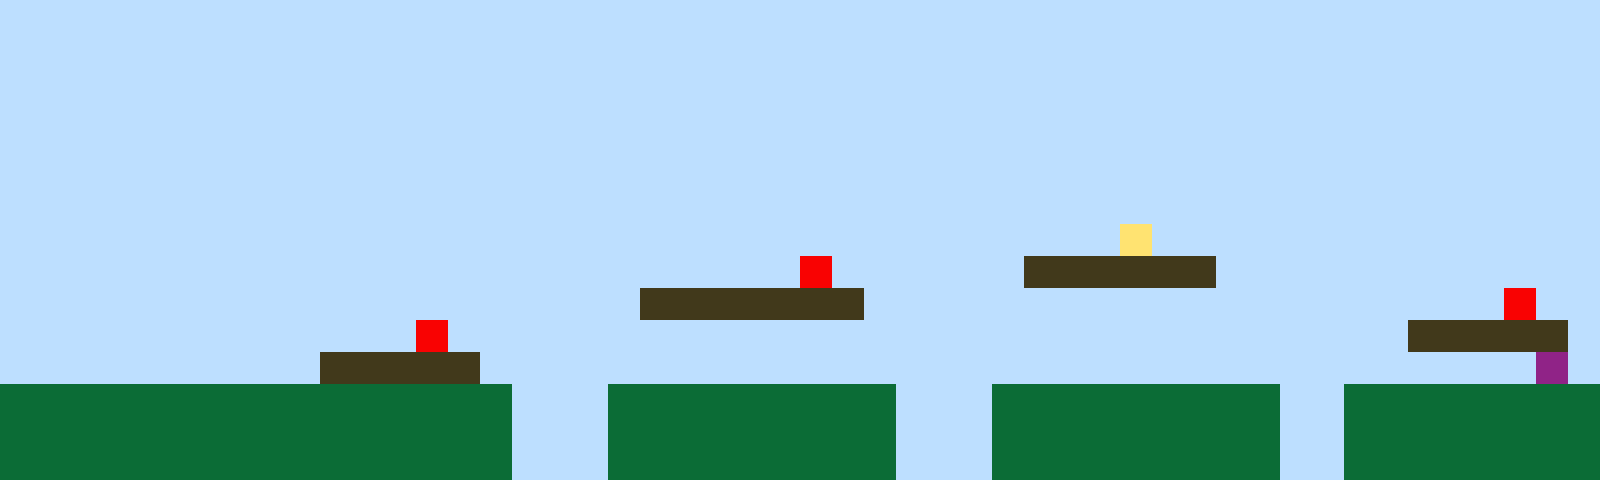

This is a level from a 2D game, rendered from its Tiled map with the project's own tilesets. A one-line summary and the complete map file follow:
An orthogonal 50x15 tile map with 32x32 px tiles, 1 tile layer (Tile Layer 1).

<map version="1.10" tiledversion="1.11.2" orientation="orthogonal" renderorder="right-up" width="50" height="15" tilewidth="32" tileheight="32" infinite="0" nextlayerid="2" nextobjectid="1"><editorsettings><export target="map1.csv" format="csv" /></editorsettings><tileset firstgid="1" name="sprites" tilewidth="32" tileheight="32" tilecount="6" columns="3"><image source="sprites.png" width="96" height="64" /></tileset><layer id="1" name="Tile Layer 1" width="50" height="15"><data encoding="csv">1,1,1,1,1,1,1,1,1,1,1,1,1,1,1,1,1,1,1,1,1,1,1,1,1,1,1,1,1,1,1,1,1,1,1,1,1,1,1,1,1,1,1,1,1,1,1,1,1,1,1,1,1,1,1,1,1,1,1,1,1,1,1,1,1,1,1,1,1,1,1,1,1,1,1,1,1,1,1,1,1,1,1,1,1,1,1,1,1,1,1,1,1,1,1,1,1,1,1,1,1,1,1,1,1,1,1,1,1,1,1,1,1,1,1,1,1,1,1,1,1,1,1,1,1,1,1,1,1,1,1,1,1,1,1,1,1,1,1,1,1,1,1,1,1,1,1,1,1,1,1,1,1,1,1,1,1,1,1,1,1,1,1,1,1,1,1,1,1,1,1,1,1,1,1,1,1,1,1,1,1,1,1,1,1,1,1,1,1,1,1,1,1,1,1,1,1,1,1,1,1,1,1,1,1,1,1,1,1,1,1,1,1,1,1,1,1,1,1,1,1,1,1,1,1,1,1,1,1,1,1,1,1,1,1,1,1,1,1,1,1,1,1,1,1,1,1,1,1,1,1,1,1,1,1,1,1,1,1,1,1,1,1,1,1,1,1,1,1,1,1,1,1,1,1,1,1,1,1,1,1,1,1,1,1,1,1,1,1,1,1,1,1,1,1,1,1,1,1,1,1,1,1,1,1,1,1,1,1,1,1,1,1,1,1,1,1,1,1,1,1,1,1,1,1,1,1,1,1,1,1,1,1,1,1,1,1,1,1,1,1,1,1,1,1,1,1,1,1,1,1,1,1,1,1,1,1,1,1,1,1,1,1,1,1,1,1,1,1,1,1,1,1,1,1,1,1,1,1,1,1,1,1,1,1,4,1,1,1,1,1,1,1,1,1,1,1,1,1,1,1,1,1,1,1,1,1,1,1,1,1,1,1,1,1,1,1,1,1,1,1,1,1,1,1,5,1,1,1,1,1,1,3,3,3,3,3,3,1,1,1,1,1,1,1,1,1,1,1,1,1,1,1,1,1,1,1,1,1,1,1,1,1,1,1,1,1,1,1,1,3,3,3,3,3,3,3,1,1,1,1,1,1,1,1,1,1,1,1,1,1,1,1,1,1,1,1,5,1,1,1,1,1,1,1,1,1,1,1,1,1,1,1,5,1,1,1,1,1,1,1,1,1,1,1,1,1,1,1,1,1,1,1,1,1,1,1,1,1,1,1,1,1,1,3,3,3,3,3,1,1,1,1,1,1,1,1,1,1,1,3,3,3,3,3,1,1,1,1,1,1,1,1,1,1,1,1,1,1,1,1,1,1,1,1,1,1,1,1,1,1,1,1,1,1,1,1,1,6,1,2,2,2,2,2,2,2,2,2,2,2,2,2,2,2,2,1,1,1,2,2,2,2,2,2,2,2,2,1,1,1,2,2,2,2,2,2,2,2,2,1,1,2,2,2,2,2,2,2,2,2,2,2,2,2,2,2,2,2,2,2,2,2,2,2,2,1,1,1,2,2,2,2,2,2,2,2,2,1,1,1,2,2,2,2,2,2,2,2,2,1,1,2,2,2,2,2,2,2,2,2,2,2,2,2,2,2,2,2,2,2,2,2,2,2,2,1,1,1,2,2,2,2,2,2,2,2,2,1,1,1,2,2,2,2,2,2,2,2,2,1,1,2,2,2,2,2,2,2,2</data></layer></map>
